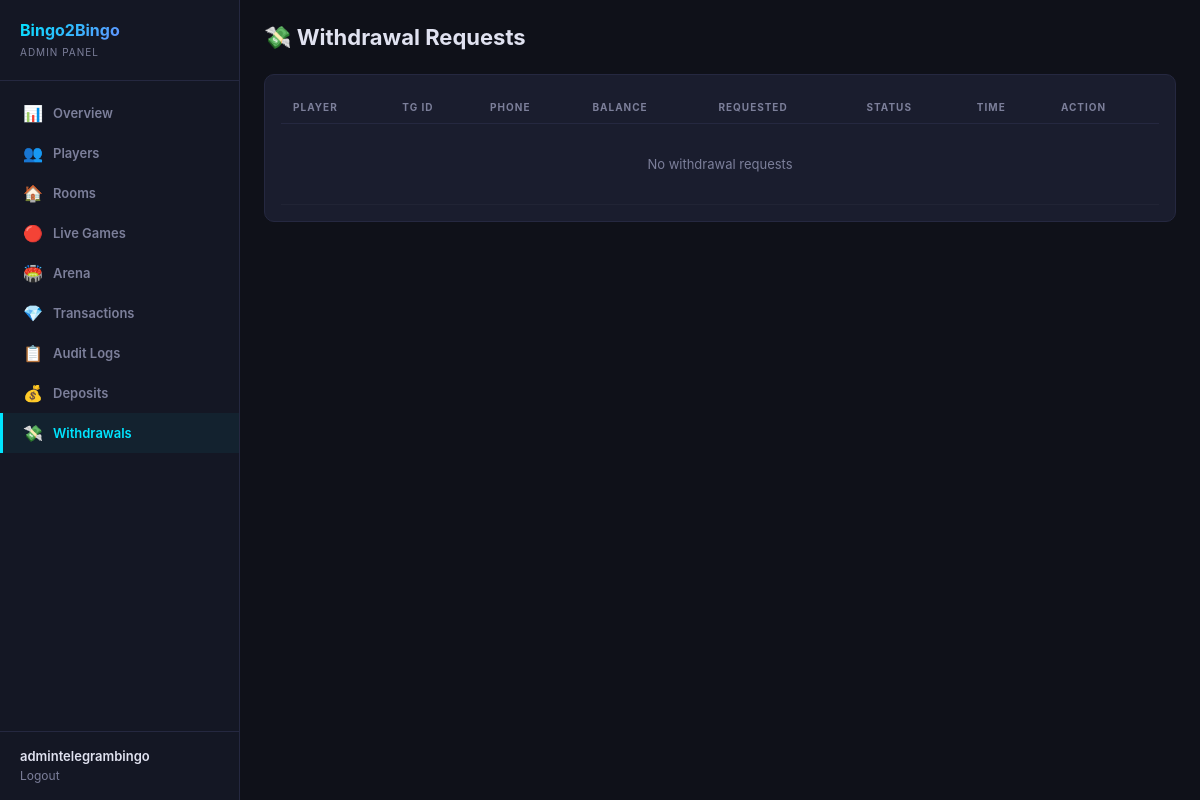
Before: /dashboard/withdrawals/ (signed in) with the older database file.
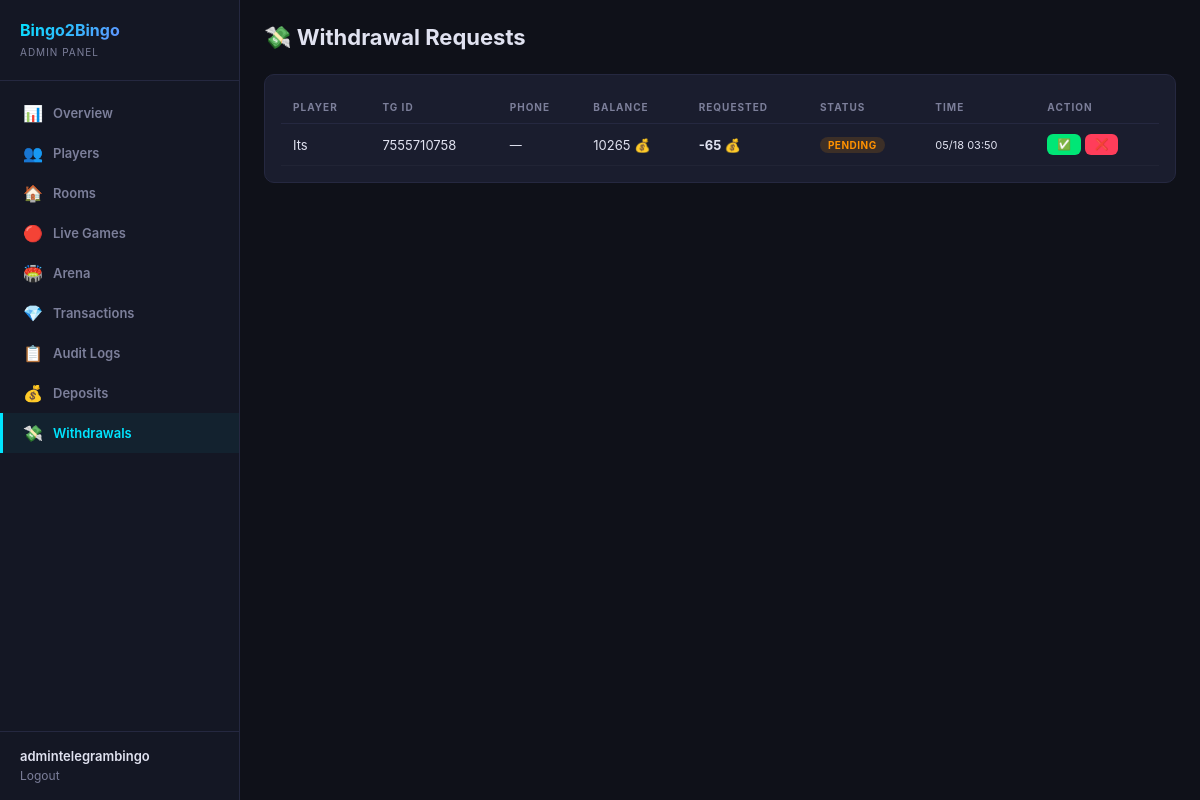
After: the same page with the newer database file.
### finance/models.py (models this page shows, shortened)
class WithdrawalRequest(models.Model):
    class Status(models.TextChoices):
        PENDING = 'pending', 'Pending'
        APPROVED = 'approved', 'Approved'
        REJECTED = 'rejected', 'Rejected'
    player = models.ForeignKey(Player, on_delete=models.CASCADE, related_name='withdrawal_requests')
    amount = models.BigIntegerField()
    status = models.CharField(max_length=10, choices=Status.choices, default=Status.PENDING)
    reviewed_by = models.ForeignKey(User, null=True, blank=True, on_delete=models.SET_NULL)
    created_at = models.DateTimeField(default=timezone.now)
    reviewed_at = models.DateTimeField(null=True, blank=True)
    class Meta:
        verbose_name = 'Withdrawal Request'
        verbose_name_plural = 'Withdrawal Requests'
        ordering = ['-created_at']

### users/models.py (models this page shows, shortened)
class Player(models.Model):
    telegram_id = models.BigIntegerField(unique=True, db_index=True)
    username = models.CharField(max_length=255, blank=True, default='')
    first_name = models.CharField(max_length=255, blank=True, default='')
    phone_number = models.CharField(max_length=20, blank=True, default='')
    coins = models.BigIntegerField(default=10)
    wins = models.IntegerField(default=0)
    losses = models.IntegerField(default=0)
    games_played = models.IntegerField(default=0)
    xp = models.BigIntegerField(default=0)
    level = models.IntegerField(default=1)
    referral_code = models.CharField(max_length=32, unique=True, blank=True)
    invited_by = models.ForeignKey(
        'self', null=True, blank=True,
        on_delete=models.SET_NULL,
        related_name='invitees'
    )
    is_banned = models.BooleanField(default=False)
    last_daily_bonus = models.DateTimeField(null=True, blank=True)
    created_at = models.DateTimeField(default=timezone.now)
    class Meta:
        verbose_name = 'Player'
        verbose_name_plural = 'Players'
        ordering = ['-coins']

### dashboard/views.py (the view)
# urls.py: path('withdrawals/', views.finance_withdrawals, name='admin_withdrawals'),
@admin_required
def finance_withdrawals(request):
    from finance.views import admin_withdrawals
    return admin_withdrawals(request)

### dashboard/auth.py (called while the page is built)
def admin_required(view_func):
    @wraps(view_func)
    def wrapper(request, *args, **kwargs):
        if not request.user.is_authenticated:
            return redirect('dashboard:login')
        if not request.user.is_staff and not request.user.is_superuser:
            messages.error(request, 'Access denied. Staff only.')
            return redirect('dashboard:login')
        return view_func(request, *args, **kwargs)
    return wrapper

### finance/views.py (called while the page is built)
@admin_required
def admin_withdrawals(request):
    withdrawals = WithdrawalRequest.objects.select_related('player', 'reviewed_by').order_by('-created_at')[:100]
    return render(request, 'finance/admin_withdrawals.html', {
        'withdrawals': withdrawals,
        'status_filter': request.GET.get('status', 'all'),
    })

### finance/templates/finance/admin_withdrawals.html (shortened to what this page needs)
{% extends 'dashboard/base.html' %}
{% block content %}
<div class="header"><h1>💸 Withdrawal Requests</h1></div>
<div class="card">
  <table>
    <thead><tr><th>Player</th><th>TG ID</th><th>Phone</th><th>Balance</th><th>Requested</th><th>Status</th><th>Time</th><th>Action</th></tr></thead>
    <tbody>
    {% for w in withdrawals %}
    <tr>
      <td>{{ w.player.first_name }}</td>
      <td>{{ w.player.telegram_id }}</td>
      <td style="font-size:12px;">{{ w.player.phone_number|default:"—" }}</td>
      <td>{{ w.player.coins }} 💰</td>
      <td style="color:var(--neon-pink);font-weight:700;">-{{ w.amount }} 💰</td>
      <td>{% if w.status == 'pending' %}<span class="badge badge-warning">Pending</span>
        {% elif w.status == 'approved' %}<span class="badge badge-success">Approved</span>
        {% else %}<span class="badge badge-danger">Rejected</span>{% endif %}</td>
      <td style="font-size:11px;">{{ w.created_at|date:"m/d H:i" }}</td>
      <td>
        {% if w.status == 'pending' %}
        <button class="btn btn-green btn-sm" onclick="act({{ w.id }},'approve')">✅</button>
        <button class="btn btn-red btn-sm" onclick="act({{ w.id }},'reject')">❌</button>
        {% endif %}
      </td>
    </tr>
    {% empty %}
    <tr><td colspan="8" style="text-align:center;color:var(--muted);padding:32px;">No withdrawal requests</td></tr>
    {% endfor %}
    </tbody>
  </table>
</div>
{% endblock %}

Changed rows visible on the page:
added WithdrawalRequest: player.first_name "Its", player.telegram_id "7555710758", player.phone_number "—", player.coins "10265", amount "65", status "PENDING", created_at "05/18 03:50"
Other visible differences:
text no longer shown: "No withdrawal requests"
